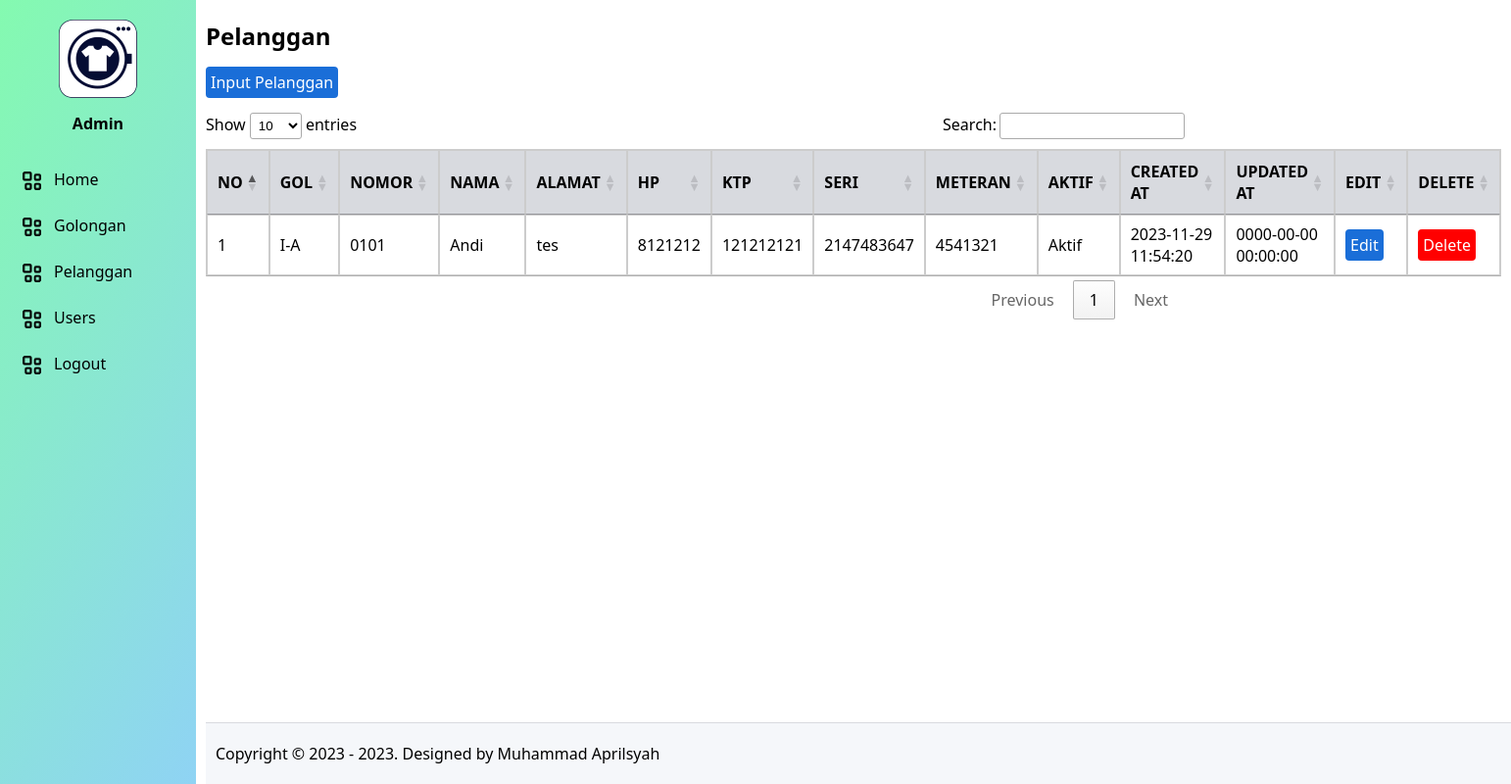
/pelanggan (signed in), run on the app's committed database.
### tables this page shows
CREATE TABLE `tb_pelanggan`  (
  `pel_id` int NOT NULL,
  `pel_id_gol` tinyint NOT NULL,
  `pel_no` varchar(20) NOT NULL,
  `pel_nama` varchar(50) NOT NULL,
  `pel_alamat` text NOT NULL,
  `pel_hp` int NOT NULL,
  `pel_ktp` int NOT NULL,
  `pel_seri` int NOT NULL,
  `pel_meteran` int NOT NULL,
  `pel_aktif` int NOT NULL,
  `pel_id_user` int NOT NULL,
  `created_at` datetime NOT NULL,
  `updated_at` datetime NOT NULL,
  PRIMARY KEY (`pel_id`) USING BTREE,
  INDEX `Pelanggan_FK1`(`pel_id_gol` ASC) USING BTREE,
  INDEX `Pelanggan_FK2`(`pel_id_user` ASC) USING BTREE,
  CONSTRAINT `Pelanggan_FK1` FOREIGN KEY (`pel_id_gol`) REFERENCES `tb_golongan` (`gol_id`) ON DELETE RESTRICT ON UPDATE CASCADE,
  CONSTRAINT `Pelanggan_FK2` FOREIGN KEY (`pel_id_user`) REFERENCES `tb_users` (`user_id`) ON DELETE RESTRICT ON UPDATE CASCADE
);

CREATE TABLE `tb_golongan`  (
  `gol_id` tinyint NOT NULL AUTO_INCREMENT,
  `gol_kode` varchar(10) NOT NULL,
  `gol_nama` varchar(50) NOT NULL,
  `created_at` timestamp NOT NULL DEFAULT current_timestamp ON UPDATE CURRENT_TIMESTAMP,
  `updated_at` datetime NOT NULL,
  PRIMARY KEY (`gol_id`) USING BTREE
);

CREATE TABLE `tb_users`  (
  `user_id` int NOT NULL AUTO_INCREMENT,
  `user_email` varchar(50) NOT NULL,
  `user_password` varchar(100) NOT NULL,
  `user_nama` varchar(100) NOT NULL,
  `user_alamat` text NOT NULL,
  `user_hp` varchar(25) NOT NULL,
  `user_pos` varchar(5) NOT NULL,
  `user_role` tinyint NOT NULL,
  `user_aktif` tinyint NOT NULL,
  `created_at` timestamp NOT NULL DEFAULT current_timestamp ON UPDATE CURRENT_TIMESTAMP,
  `updated_at` datetime NOT NULL,
  PRIMARY KEY (`user_id`) USING BTREE
);

### app/core/Controller.php (called while the page is built, shortened)
<?php
class Controller
{
	public function dashboard($view, $data = [])
	{
		require_once ROOT . "layouts/dashboard.php";
	}
}

### app/controllers/Pelanggan.php (called while the page is built, shortened)
<?php
class Pelanggan extends Controller
{
     public object $model;
     public function __construct()
     {
          $this->model = new \App\Models\Pelanggan();
     }
     public function index()
     {
          $data['rows'] = $this->model->show();
          $this->dashboard('pelanggan/index', $data);
     }
}

### index.php (called while the page is built, shortened)
<?php
new App\Core\Bootstrap();

### app/core/Model.php (called while the page is built, shortened)
<?php
class Model
{
	public function __construct()
	{
		try {
			$this->db = new PDO("mysql:host=localhost;dbname=dbpbwl_project10", "root", "");
		} catch (Exception $e) {
			die("error! " . $e->getMessage());
		}
	}
}

### app/models/Pelanggan.php (called while the page is built, shortened)
<?php
class Pelanggan extends Model
{
     public function show()
     {
          $query = "SELECT p.*, c.*, d.* FROM tb_pelanggan p
          LEFT JOIN tb_golongan c
          ON p.pel_id_gol=c.gol_id
          LEFT JOIN tb_users d
          ON p.pel_id_user=d.user_id
          ORDER BY pel_id";
          $stmt = $this->db->prepare($query);
          $stmt->execute();
          return $this->selects($stmt);
     }
}

### app/views/pelanggan/index.php (the view)
<h2>Pelanggan</h2>
<a href="<?php echo URL; ?>/pelanggan/input" class="btn">Input Pelanggan</a>
<table id="dtb">
      <thead>
            <tr>
                  <th>NO</th>
                  <th>GOL</th>
                  <th>NOMOR</th>
                  <th>NAMA</th>
                  <th>ALAMAT</th>
                  <th>HP</th>
                  <th>KTP</th>
                  <th>SERI</th>
                  <th>METERAN</th>
                  <th>AKTIF</th>
                  <th>CREATED AT</th>
                  <th>UPDATED AT</th>
                  <th>EDIT</th>
                  <th>DELETE</th>
            </tr>
      </thead>
      <tbody>
            <?php $no = 1;
            foreach ($data['rows'] as $row) { ?>
                  <tr>
                        <td><?php echo $no; ?></td>
                        <td><?php echo $row['gol_nama']; ?></td>
                        <td><?php echo $row['pel_no']; ?></td>
                        <td><?php echo $row['pel_nama']; ?></td>
                        <td><?php echo $row['pel_alamat']; ?></td>
                        <td><?php echo $row['pel_hp']; ?></td>
                        <td><?php echo $row['pel_ktp']; ?></td>
                        <td><?php echo $row['pel_seri']; ?></td>
                        <td><?php echo $row['pel_meteran']; ?></td>
                        <td><?php
                              if($row['pel_aktif'] == '1')
                              {
                                    echo "Aktif";
                              }else{
                                    echo "Tidak Aktif";
                              }
                        ?></td>
                        <td><?php echo $row['created_at']; ?></td>
                        <td><?php echo $row['updated_at']; ?></td>
                        <td><a href="<?php echo URL; ?>/pelanggan/edit/<?php echo $row['pel_id']; ?>" class="btn">Edit</a></td>
                        <td><a href="<?php echo URL; ?>/pelanggan/delete/<?php echo $row['pel_id']; ?>" class="btn" style="background-color: red; color:white;" onclick="return confirm('Are you sure?')">Delete</a></td>
                  </tr>
            <?php $no++;
            } ?>
      </tbody>
</table>

### layouts/assets/css/style.css (style rules this page uses)
body { font-family: 'Segoe UI', Tahoma, Geneva, Verdana, sans-serif; margin: 0; }
a { text-decoration: none; }
table { margin-top: 20px !important; border: 1px solid #cccccc; border-collapse: collapse; width: 100%; }
table th { border: 1px solid #cccccc; padding: 8px; background-color: #d8dadf; }
table td { border: 1px solid #cccccc; padding: 8px; }
.btn { background-color: #1a6ed8; border-radius: 4px; color: #ffffff; padding: 5px; }

### data on the page
tb_pelanggan: pel_id_gol.gol_nama "I-A", pel_no "0101", pel_nama "Andi", pel_alamat "tes", pel_hp "8121212", pel_ktp "121212121", pel_seri "2147483647", pel_meteran "4541321", pel_aktif "Aktif", pel_id_user.created_at "2023-11-29 11:54:20", pel_id_user.updated_at "0000-00-00 00:00:00"

### other printed values
$_SESSION['user_nama'] "Admin"
